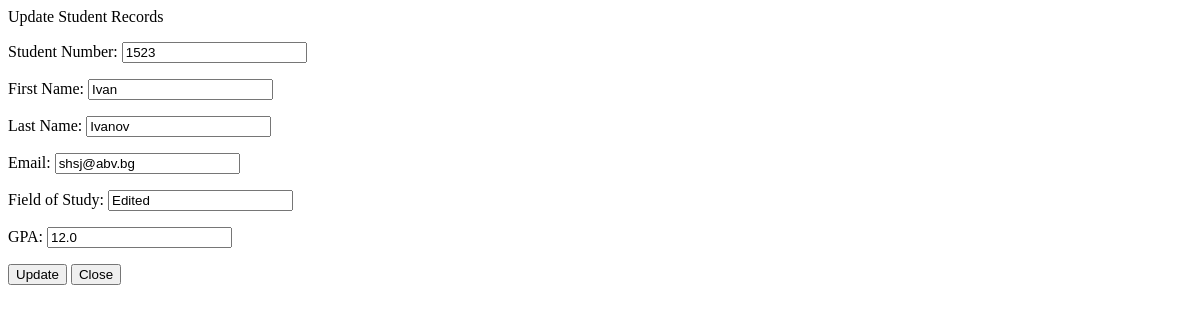
/edit/2/, run on an earlier commit of the app's database.
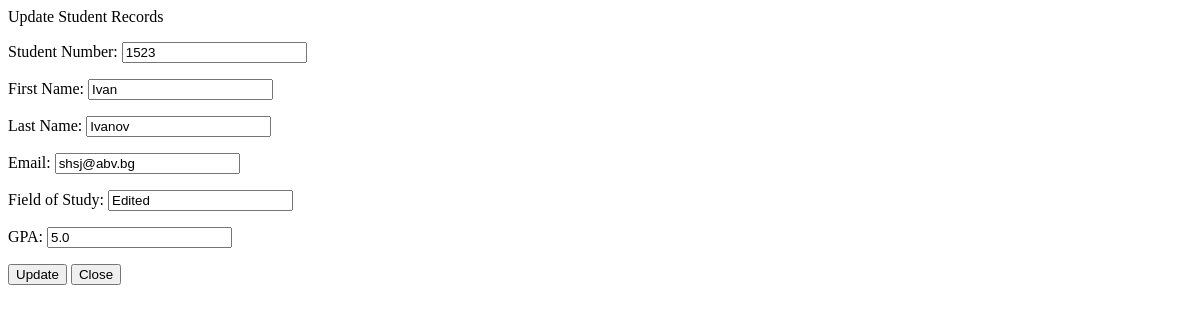
And on a later commit of the database.
### students/models.py (models this page shows, shortened)
class Student(models.Model):
    student_number = models.PositiveIntegerField()
    first_name = models.CharField(max_length=50)
    last_name = models.CharField(max_length=50)
    email = models.EmailField(max_length=100)
    field_of_study = models.CharField(max_length=50)
    gpa = models.FloatField()

### students/views.py (the view)
# urls.py: path('edit/<int:id>/', views.edit, name='edit'),
def edit(request, id):
    student = Student.objects.get(pk=id)
    if request.method == 'POST':
        form = StudentForm(request.POST, instance=student)
        if form.is_valid():
            form.save()
            return HttpResponse(status=204, headers={'HX-Trigger': 'studentEventChanged'})
    else:
        form = StudentForm(instance=student)
    return render(request, 'students/edit.html', {
        'form': form,
        'student': student
    })

### students/forms.py
class StudentForm(forms.ModelForm):
    class Meta:
        model = Student
        fields = ['student_number', 'first_name', 'last_name', 'email', 'field_of_study', 'gpa']
        labels = {
            'student_number': 'Student Number',
            'first_name': 'First Name',
            'last_name': 'Last Name',
            'email': 'Email',
            'field_of_study': 'Field of Study',
            'gpa': 'GPA'
        }
        widgets = {
            'student_number': forms.NumberInput(attrs={'class': 'form-control'}),
            'first_name': forms.TextInput(attrs={'class': 'form-control'}),
            'last_name': forms.TextInput(attrs={'class': 'form-control'}),
            'email': forms.EmailInput(attrs={'class': 'form-control'}),
            'field_of_study': forms.TextInput(attrs={'class': 'form-control'}),
            'gpa': forms.NumberInput(attrs={'class': 'form-control'}),
        }

### students/templates/students/edit.html (shortened to what this page needs)
{% block body %}
    {% if success %}
    <div class="alert alert-success" role="alert">
    The new student updated successfully.
        <a href="{% url 'index' %}" class="alert-link">Go to Home Page.</a>
    </div>
    {% else %}
        <div class="row justify-content-center">
            <div class="col-6">
                <div class="card bg-light mb-3" style="max-width: 200rem;">
                  <div class="card-header">
                     Update Student Records
                  </div>
                  <div class="card-body">
                      <form hx-post="{{ request.path }}" class="modal-content">
                          <div class='modal-body'>
                            {{ form.as_p }}
                          </div>
                          <div class='modal-footer'>
                            <button type="submit" class="btn btn-primary">Update</button>
                            <button type="button" class="btn btn-secondary" data-bs-dismiss="modal">Close</button>
                          </div>
                      </form>
                  </div>
            </div>
            </div>
        </div>
    {% endif %}
{% endblock %}

What changed in the data, as far as the page shows it:
changed Student "Ivan": gpa "12.0" → "5.0"
